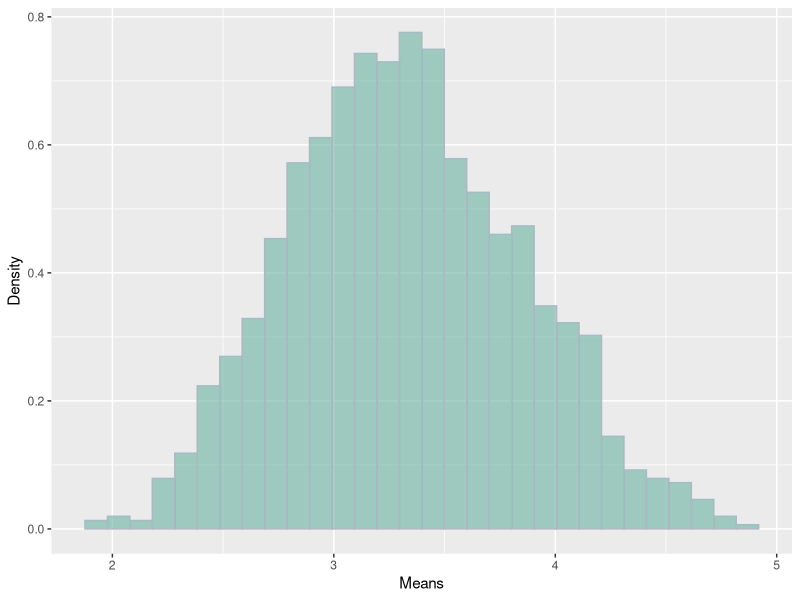
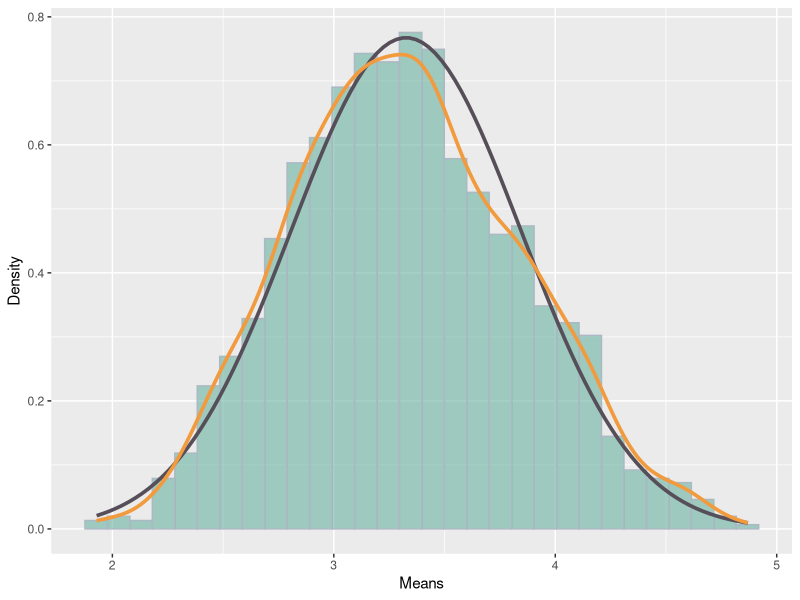
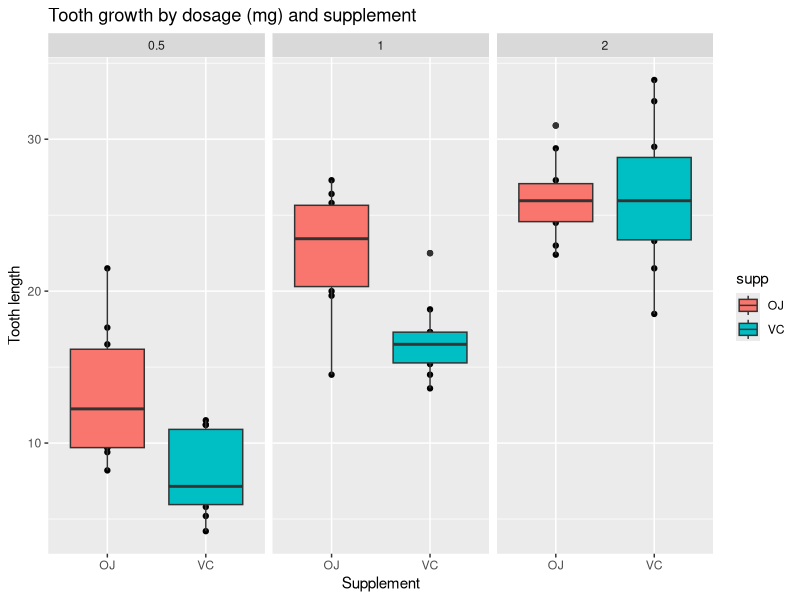

The R script that drew these images, in order:
# First part
# Loading libraries
library(ggplot2)
library(datasets)

# setting the seed for reproducibility
set.seed(12893)

# Defining constants
n <- 40
lambda <- 0.3
n_sims <- 1500

# Running the simulations
exp_distributions <- matrix(data=rexp(n*n_sims, lambda), nrow=n_sims)
exp_distributions_means <- data.frame(means=apply(exp_distributions, 1, mean))

# Plotting the distribution
p0 <- ggplot(exp_distributions_means, aes(x=means)) + xlab("Means") + ylab("Density") +
    geom_histogram(aes(y=..density..), fill="#69b3a2", color="#ACB8C3", alpha=0.6) +
    theme_gray()

# Comparing means and variances
# Simulated mean, variance and standard deviation
mean_sim <- mean(exp_distributions_means$means)
var_sim <- var(exp_distributions_means$means)
sd_sim <- sd(exp_distributions_means$means)

# Theoretical mean, variance and standar deviation
mean_teo <- 1/lambda
var_teo <- 1/(lambda^2)
sd_teo <- 1/(lambda*sqrt(n))


# Plotting the distribution with normal approximations
p1 <- ggplot(exp_distributions_means, aes(x=means)) + xlab("Means") + ylab("Density") +
    geom_histogram(aes(y=..density..), fill="#69b3a2", color="#ACB8C3", alpha=0.6) +
    theme_gray() +
    stat_function(fun = dnorm, args = list(mean = mean_sim, sd = sd_sim),
                  color="#564E58", size=1.25) +
    geom_density(aes(y=..density..), color="#F19A3E", size=1.25)


# Second part
data("ToothGrowth")

# Visualizing the data structure
head(ToothGrowth, 5)

# Dims of data
str(ToothGrowth)

# Summary of the data
summary(ToothGrowth)


# Boxplot to visualize data
p2 <- ggplot(data=ToothGrowth, aes(x=supp, y=len)) + facet_grid(.~dose) +
    geom_point() + geom_boxplot(aes(fill=supp)) + ylab("Tooth length") +
    xlab("Supplement") + ggtitle("Tooth growth by dosage (mg) and supplement")

# Splittin data set by dosage
dose_05 <- ToothGrowth$len[ToothGrowth$dose == 0.5]
dose_10 <- ToothGrowth$len[ToothGrowth$dose == 1.0]
dose_20 <- ToothGrowth$len[ToothGrowth$dose == 2.0]

# Splitting data by supplement
supp_oj <- ToothGrowth$len[ToothGrowth$supp == "OJ"]
supp_vc <- ToothGrowth$len[ToothGrowth$supp == "VC"]

# Splitting data by supplement and dosage = 2.0
supp_oj_20 <- ToothGrowth$len[ToothGrowth$supp == "OJ" & ToothGrowth$dose == 2.0]
supp_vc_20 <- ToothGrowth$len[ToothGrowth$supp == "VC" & ToothGrowth$dose == 2.0]

# Testing that the 2mg dosage is more effective than both others
# Testing that dose 1.0 is greater than dose 0.5
t.test(dose_10, dose_05, alternative = "greater", paired = FALSE,
       var.equal = FALSE, conf.level = 0.95)
# Testing that dose 2.0 is greater than dose 1.0
t.test(dose_20, dose_10, alternative = "greater", paired = FALSE,
       var.equal = FALSE, conf.level = 0.95)

# Testing that in general OJ has grater effects than vc
t.test(supp_oj, supp_vc, alternative = "greater", paired = FALSE,
       var.equal = FALSE, conf.level = 0.95)

# Testing that oj 2.0 has similar effects than vc 2.0
t.test(supp_oj_20, supp_vc_20, alternative = "two.sided", paired = FALSE,
       var.equal = FALSE, conf.level = 0.95)